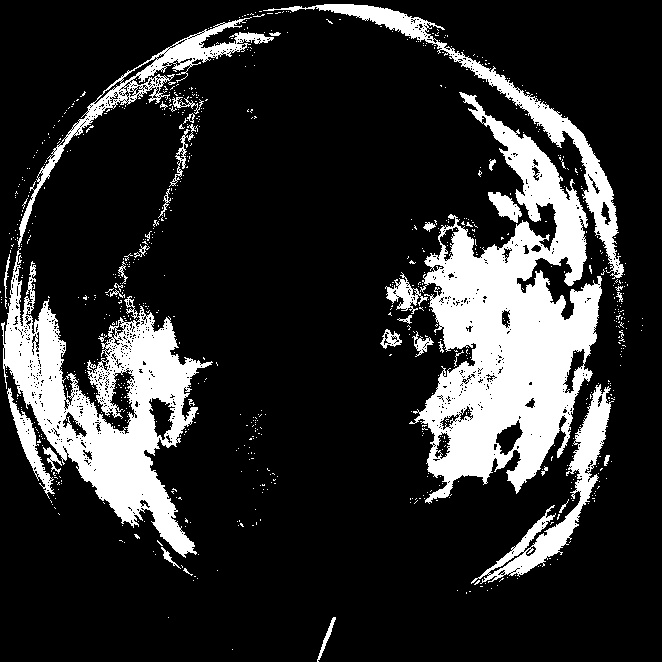
#> input picture 11836-seg.JPG, 662 x 662 px
$ python YUV.py ../11836-seg.JPG ../11836.JPG
#> lines starting #> are read from the running program, lines starting #| are printed output that depends on the picture; after the words box and inside, x2 and y2 are one past the last pixel; in counts of white or black regions, pixels touching at a corner belong together
# Programa para procesar las imágenes de nubes
import numpy as np
# Biblioteca para leer imágenes y trabajar con ellas
import cv2
# Biblioteca para leer el nombre del archivo
import sys
# Biblioteca para verificar si un archivo existe
import os.path
# Biblioteca para calcular el tiempo
import time


# Verificamos si el usuario ingresó la ruta de la imagen
if(len(sys.argv) < 2):
    print("USO :: -Imagen -Bandera (opcional)")
    sys.exit()

# Esta es la ruta relativa de la imagen
nombre_imagen = sys.argv[1]
if(len(sys.argv) == 3):
    bandera = sys.argv[2]

# Verificamos si existe el archivo con los datos
if(not os.path.isfile(nombre_imagen)):
    print("Imagen no encontrada")
    print("USO :: -Imagen -Bandera (opcional)")
    sys.exit()

# Leyendo la imagem
img = cv2.imread(nombre_imagen,1)
#> img is the input picture: shape (662, 662, 3); min 0, max 255, mean 46

# Recortando la imagen
coord_x = int(img.shape[1]/2)
#> coord_x = 331
coord_y = int(img.shape[0]/2)
#> coord_y = 331
radius  = 1324
imageOut = img[coord_y-radius:coord_y+radius, coord_x-radius:coord_x+radius]

# Rescalar la imagen

#percent by which the image is resized
scale_percent = 30
#calculate the 50 percent of original dimensions
width = int(imageOut.shape[1] * scale_percent / 120)
#> width = 165
height = int(imageOut.shape[0] * scale_percent / 120)
#> height = 165
# dsize
dsize = (width, height)
#> dsize = (165, 165)
# resize image
output = cv2.resize(imageOut, dsize)
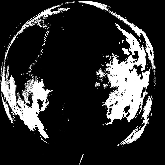
#> output: shape (165, 165, 3); min 0, max 255, mean 46

# CLAHE Trabajo de disminución del contraste de la imagen
for i in range(1,2) :
    clahe = cv2.createCLAHE(clipLimit=3., tileGridSize=(8,8))
    lab = cv2.cvtColor(output, cv2.COLOR_BGR2LAB)  # convert from BGR to LAB color space
    l, a, b = cv2.split(lab)  # split on 3 different channels
    l2 = clahe.apply(l)  # apply CLAHE to the L-channel
    lab = cv2.merge((l2,a,b))  # merge channels
    output = cv2.cvtColor(lab, cv2.COLOR_LAB2BGR)  # convert from LAB to BG
#> lab: shape (165, 165, 3); mean of channels 0, 1, 2 49.7, 128, 128

imagenOriginalProcesada = output

cv2.imwrite('final.png', output)
output = cv2.imread('final.png')
img = output

YIQ = np.array([[0.299, 0.587, 0.114],
                [0.596, -0.275, -0.321],
                [0.212, -0.528, 0.311]])

# Esta es la matriz buena
YUV = np.array([[0.299, 0.587, 0.114],
                [-0.147, -0.289, 0.436],
                [0.615, -0.515, -0.100]])

CIE = np.array([[0.490, 0.310, 0.200],
                [0.177, 0.813, 0.011],
                [0, 0.010, 0.990]])

# Procesando los colores de la imagen para transformar a YUV
for i in range(0,len(img)):
    for j in range(0, len(img[i])):
        mat = np.array(img[i][j])
        img[i][j] = np.matmul(YIQ, mat)
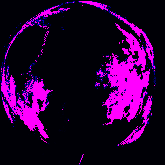
#> img: shape (165, 165, 3); mean B, G, R 51, 0, 41.8

# Aplicación de una máscara binaria
_, mask = cv2.threshold(img, thresh=180, maxval=255, type=cv2.THRESH_BINARY)
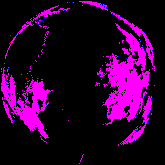
#> mask: shape (165, 165, 3); mean B, G, R 43.4, 0, 41.8
im_thresh_gray = cv2.bitwise_and(img, mask)

cv2.imshow("im_thresh_gray", im_thresh_gray)
cv2.imshow('Imagen PreFinal',img)
cv2.imshow('Imagen Procedente',imagenOriginalProcesada)
cv2.imwrite('prefinal.png', output)

# Segmentación de la imagen
for i in range(0,len(img)):
    for j in range(0, len(img[i])):
        if(im_thresh_gray[i][j][1] == 0 and im_thresh_gray[i][j][0] == 0):
            im_thresh_gray[i][j] = 0
        elif(im_thresh_gray[i][j][2] == 0 and im_thresh_gray[i][j][1] == 0 and im_thresh_gray[i][j][0] == 0):
            im_thresh_gray[i][j] = 255
        elif(im_thresh_gray[i][j][2] == 255 and im_thresh_gray[i][j][1] == 255 and im_thresh_gray[i][j][0] == 255):
            im_thresh_gray[i][j] = 255
        elif(im_thresh_gray[i][j][2] != 0 and im_thresh_gray[i][j][1] == 0 and im_thresh_gray[i][j][0] != 0):
            im_thresh_gray[i][j] = 255
        else:
            im_thresh_gray[i][j] = 255
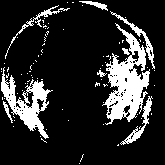
#> im_thresh_gray: shape (165, 165, 3); 17% white; 85 white regions (76 under 20 px), largest, box (x1, y1, x2, y2) and area: (102, 23, 150, 125) 2164, (1, 67, 53, 139) 1258, (120, 96, 153, 145) 300


cv2.imshow('Imagen Final',im_thresh_gray)
cv2.waitKey(0)
cv2.destroyAllWindows()
